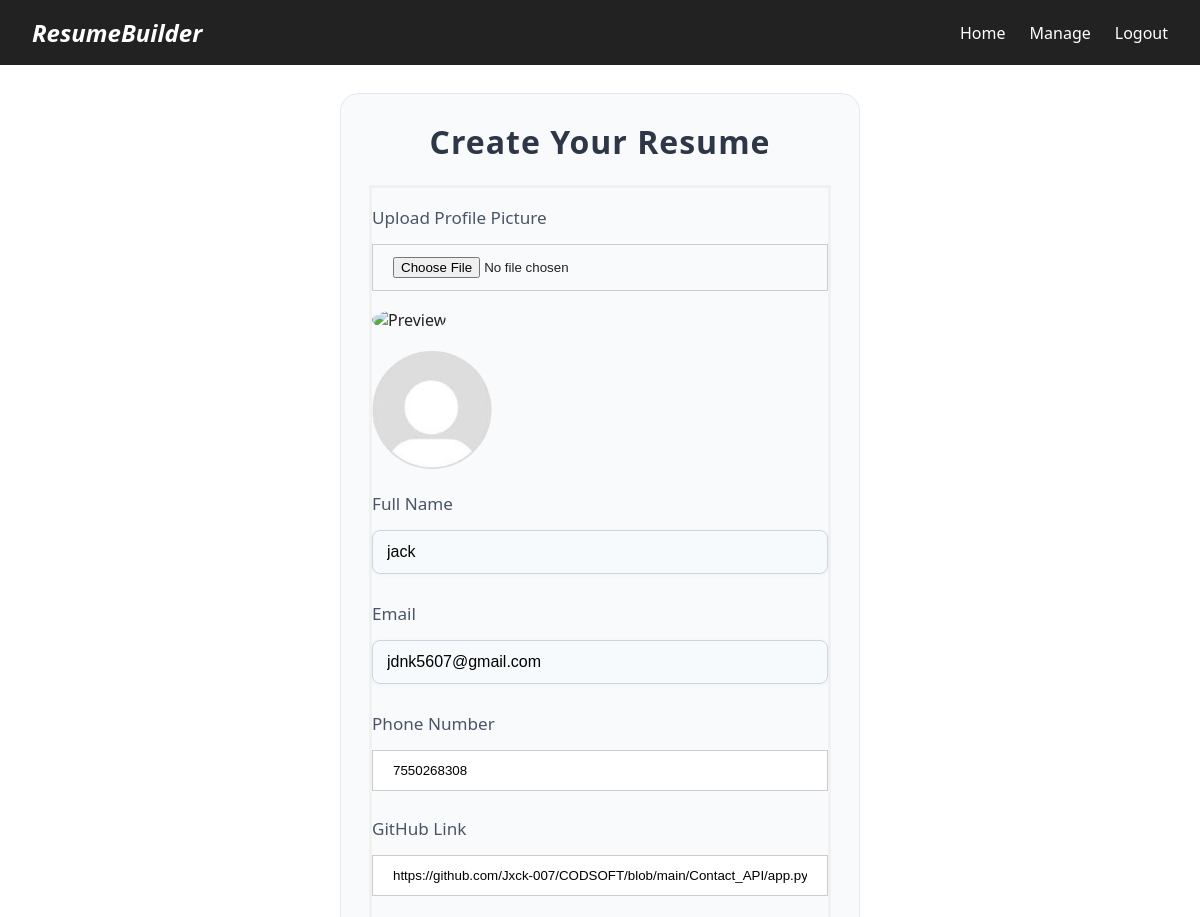
Before: /Resume/2 (signed in, upper part) with the older database file.
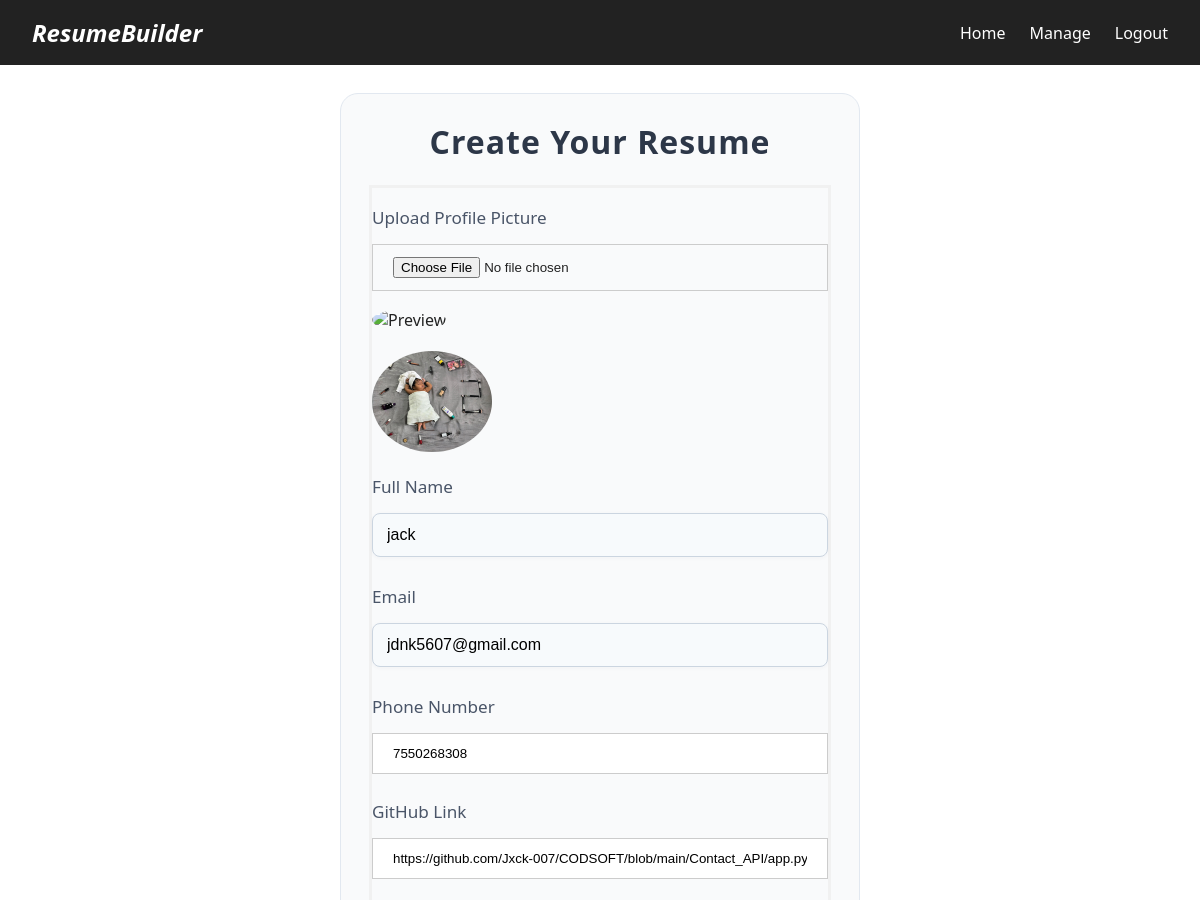
After: the same page with the newer database file.
### website/models.py (models this page shows)
class PersonalInfo(db.Model):
    id = db.Column(db.Integer, primary_key=True)
    resume_id = db.Column(db.Integer, db.ForeignKey('resume.id'), unique=True)
    profile_pic = db.Column(db.String(150), default='default.jpg')
    full_name = db.Column(db.String(50), nullable=False)
    phone = db.Column(db.String(15), nullable=False)
    resume_email = db.Column(db.String(60), nullable=False)
    linkedin = db.Column(db.String(100))
    github = db.Column(db.String(100))
    address = db.Column(db.String(200))
    summary = db.Column(db.String(300), nullable=False)

### website/views.py (the view, shortened to what this page needs)
@views.route('/Resume/<int:resume_id>', methods=['GET', 'POST'])
@login_required
def create_resume(resume_id):
    resume = Resume.query.get_or_404(resume_id)
    if resume.user_id != current_user.id:
        flash("Unauthorized", "danger")
        return redirect(url_for('views.home'))
    info = PersonalInfo.query.filter_by(resume_id=resume.id).first()
    education = Education.query.filter_by(resume_id=resume.id).first()
    experience = Experience.query.filter_by(resume_id=resume.id).first()
    project = Project.query.filter_by(resume_id=resume.id).first()
    skill = Skill.query.filter_by(resume_id=resume.id).first()
    certification = Certification.query.filter_by(resume_id=resume.id).first()
    return render_template("resumetemplate.html", Resume=resume, PersonalInfo=info, Education=education,
                           Experience=experience, Project=project, Skill=skill, Certification=certification)

### website/__init__.py (called while the page is built)
def create_app():
    app = Flask(__name__)
    app.config['SECRET_KEY'] = 'supersecretkey'
    app.config['SQLALCHEMY_DATABASE_URI'] = 'sqlite:///ResumeBuilder.db'
    db.init_app(app)
    login_manager=LoginManager()
    login_manager.login_view = 'auth.login'
    login_manager.init_app(app)
    @login_manager.user_loader
    def load_user(id):
        return User.query.get(int(id))
    from .views import  views
    from .auth import auth
    app.register_blueprint(views,url_prefix='/')
    app.register_blueprint(auth,url_prefix='/')
    create_database(app)
    return app

### website/templates/resumetemplate.html (shortened to what this page needs)
{% extends "base.html" %}
{% block body %}
<div class="profile-container">
  <div class="resume-form-container">
    <h2>Create Your Resume</h2>
    <form id="profile-form" method="POST" enctype="multipart/form-data">
      <label for="profile_pic">Upload Profile Picture</label>
      <input type="file" name="profile_pic" accept="image/*">
      {% if PersonalInfo.profile_pic %}
        <div class="preview-container">
          <img src="{{ url_for('static', filename='uploads/' + PersonalInfo.profile_pic) }}"
              alt="Current Profile Pic"
              style="max-width: 120px; border-radius: 50%; margin-top: 10px;">
        </div>
      {% endif %}
      <label for="full_name">Full Name</label>
      <input type="text" name="full_name" id="full_name" value="{{ PersonalInfo.full_name or '' }}" required>
      <label for="resume_email">Email</label>
      <input type="email" name="resume_email" id="resume_email" value="{{ PersonalInfo.resume_email or '' }}" required>
      <label for="phone">Phone Number</label>
      <input type="tel" name="phone" id="phone" value="{{ PersonalInfo.phone or '' }}" pattern="\d{10}" required>
      <label for="github">GitHub Link</label>
      <input type="url" name="github" id="github" value="{{ PersonalInfo.github or '' }}">
    </form>
  </div>
</div>
{% endblock %}

Changed rows visible on the page:
changed PersonalInfo "jack": profile_pic: picture added in place of a placeholder
